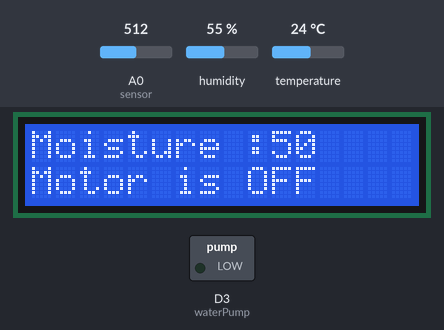
A sketch run on a simulated ESP8266 (NodeMCU). Shown: 16×2 character LCD, switched loads named in the sketch (green lamp = pin HIGH). Inputs (shaded band) come from the test bench; at power-on: A0 (sensor) = 512, humidity 55 %, temperature 24 °C. WiFi joins after 1.5 s; servers stay silent unless stated.

Above: at 11.4 s.
11.5 s: A0 (sensor) set to 713
At 12.1 s:
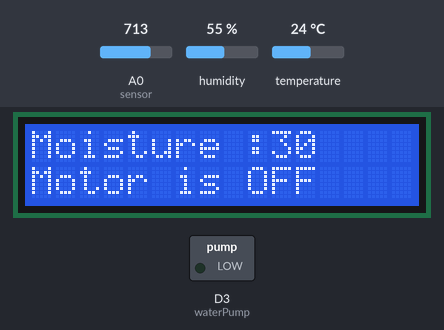
13.0 s: A0 (sensor) set to 731
At 13.6 s:
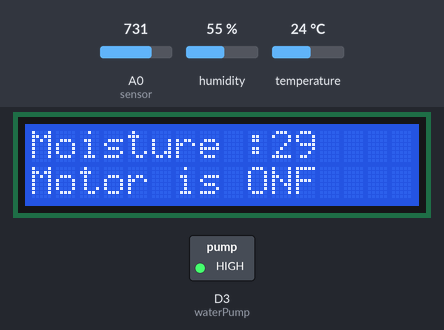
14.5 s: A0 (sensor) set to 716
At 15.6 s:
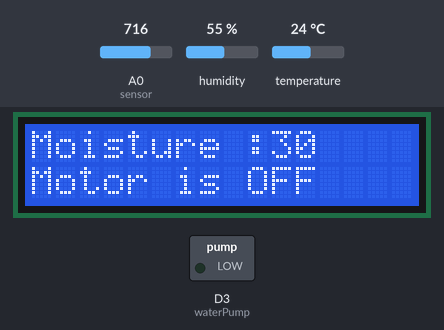
Timing chart, 0 to 17.5 s (numbered marks = the images above; inputs shaded):
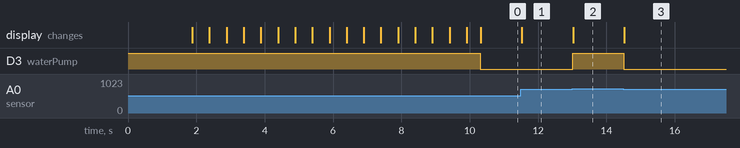

The sketch:

MHHDetectorBlue.ino
```cpp
/*Plant watering system with new blynk update
   https://srituhobby.com
*/
//Include the library files
#define BLYNK_TEMPLATE_ID "TMPLf0O972jM"
#define BLYNK_DEVICE_NAME "Temperature"

#include <LiquidCrystal_I2C.h>
#include <Wire.h>
#define BLYNK_PRINT Serial
#include <ESP8266WiFi.h>
#include <BlynkSimpleEsp8266.h>
#include <DHT.h>

//Initialize the LCD display
LiquidCrystal_I2C lcd(0x27, 16, 2);

DHT dht(D4, DHT11); //(sensor pin,sensor type)

char auth[] = "bxk5NWRI7M292ZGTl6ihK9dh5vaAhs3L";//Enter your Auth token
char ssid[] = "AY";//Enter your WIFI name
char pass[] = "anisyusra01";//Enter your WIFI password

BlynkTimer timer;
bool Relay = 0;

//Define component pins
#define sensor A0
#define waterPump D3

void setup() {
  Serial.begin(9600);
  pinMode(waterPump, OUTPUT);
  digitalWrite(waterPump, HIGH);
  lcd.init();
  lcd.backlight();

  Blynk.begin(auth, ssid, pass, "blynk.cloud", 80);

  lcd.setCursor(1, 0);
  lcd.print("System Loading");
  for (int a = 0; a <= 15; a++) {
    lcd.setCursor(a, 1);
    lcd.print(".");
    delay(500);
  }
  lcd.clear();

  //Call the function
  timer.setInterval(100L, soilMoistureSensor);

  Wire.begin(D2, D1);
  lcd.init();
  lcd.backlight();
  Blynk.begin(auth, ssid, pass);
  dht.begin();
  timer.setInterval(100L, sendSensor);

}

//Get the soil moisture values
void soilMoistureSensor() {
  int value = analogRead(sensor);
  value = map(value, 0, 1024, 0, 100);
  value = (value - 100) * -1;

  Blynk.virtualWrite(V0, value);
  lcd.setCursor(0, 0);
  lcd.print("Moisture :");
  lcd.print(value);
  lcd.print(" ");


}

void sendSensor() {
  float h = dht.readHumidity();
  float t = dht.readTemperature();

  if (isnan(h) || isnan(t)) {
    Serial.println("Failed to read from DHT sensor!");
    Blynk.logEvent("Alert","Warning! please water your plant.");
    return;
  }

  // lcd.setCursor(0, 0);
  // lcd.print("Temp : ");
  // lcd.print(t);
  // lcd.setCursor(0, 1);
  // lcd.print("Humi : ");
  // lcd.print(h);

  Blynk.virtualWrite(V6, t);
  Blynk.virtualWrite(V2, h);
}

void loop() {

  Blynk.run();

  int value = analogRead(sensor);
  value = map(value, 0, 1024, 0, 100);
  value = (value - 100) * -1;
  float h = dht.readHumidity();
  float t = dht.readTemperature();

  if(value < 30)
  {
    digitalWrite(waterPump, HIGH);
    lcd.setCursor(0, 1);
    lcd.print("Motor is ON");
  }

  else
  {
    digitalWrite(waterPump, LOW);
    lcd.setCursor(0, 1);
    lcd.print("Motor is OFF");
    Blynk.email("2020482782@student.uitm.edu.my", "Must", "Nice");

  }

  Blynk.run();//Run the Blynk library
  timer.run();//Run the Blynk timer
}
```

Measured:
- the behaviour switches between 721 and 722 on A0 (sensor) (found by bisection; images 1 and 2)
- after the input at 11.5 s, the display: changes at once (image 1)
- after the input at 13.0 s, D3 (waterPump): LOW → HIGH at once; the display: changes at once (image 2)
- after the input at 14.5 s, D3 (waterPump): HIGH → LOW at once; the display: changes at once (image 3)
